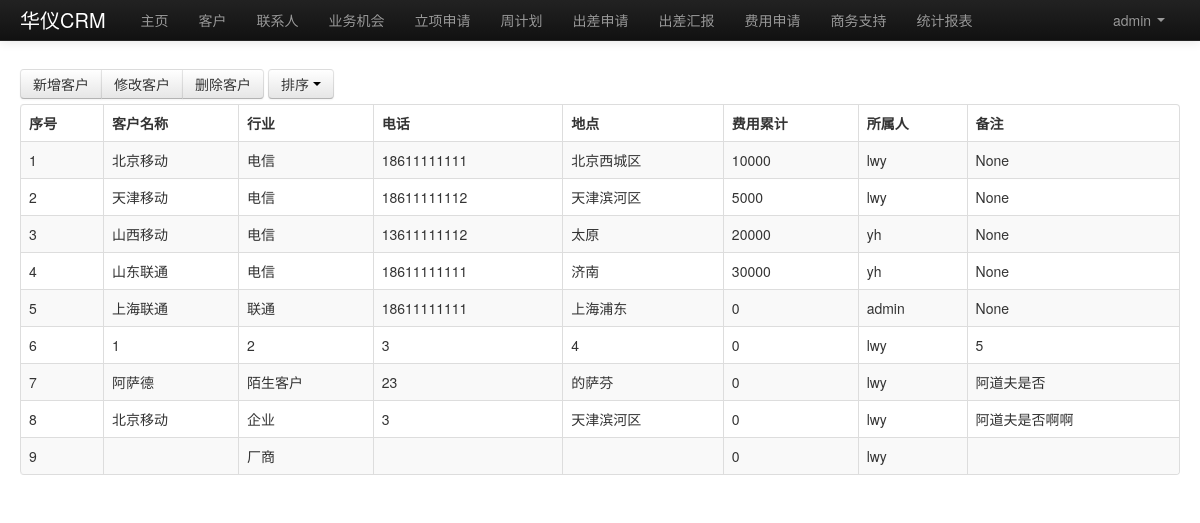
/crm/main_customer/ (signed in), run on an earlier commit of the app's database.
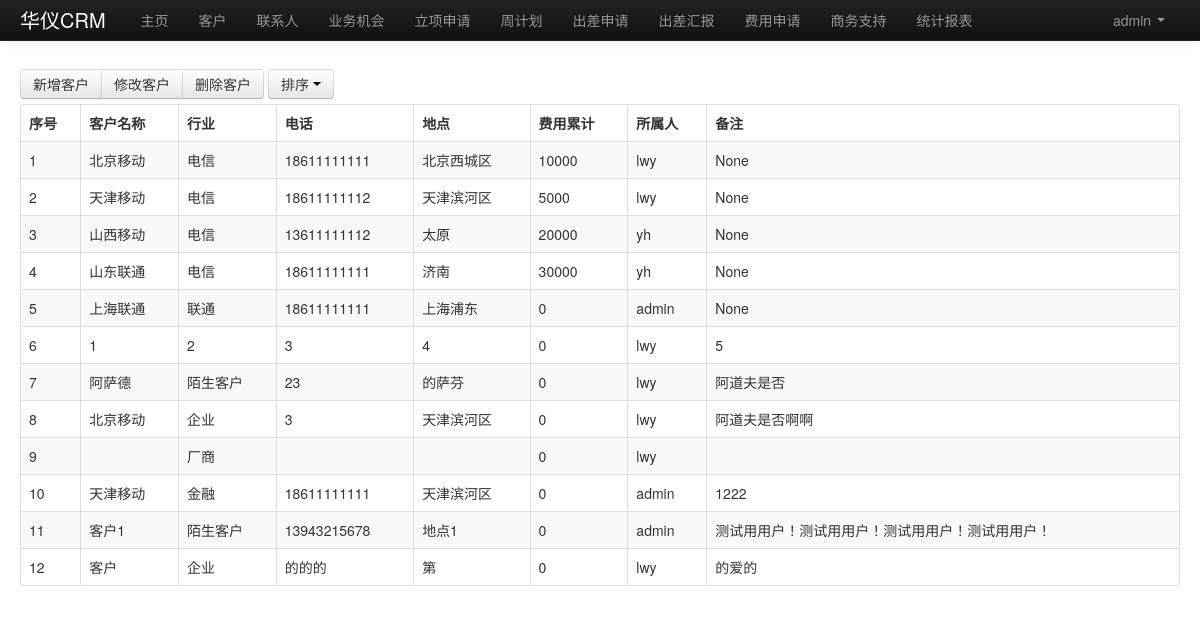
And on a later commit of the database.
### hycrm/models.py (models this page shows, shortened)
class Customer(models.Model):
    name = models.CharField(max_length=30)
    kind = models.CharField(max_length=50)
    phone = models.CharField(max_length=20)
    address = models.CharField(max_length=30)
    budget = models.CharField(max_length=50)
    username = models.CharField(max_length=30)
    note = models.CharField(max_length=100)

### hycrm/views.py (the view)
def main_customer(request):
    model_list = get_user_display_model(request.user.username)
    customer_data = get_user_customer(request.user.username)
    t = get_template('main_customer.html')
    html = t.render(Context(
        {'username': request.user.username,
         'model_list': model_list,
         'customer_data': customer_data}
    ))
    return HttpResponse(html)

### hycrm/authority.py (called while the page is built, shortened)
def get_user_display_model(user):
    if user == 'admin':
        user_display_model = ['main_page',
                              'main_customer',
                              'main_contact',
                              'main_sale_opportunity',
                              'main_project_apply',
                              'main_weekly_plan',
                              'main_travel_request',
                              'main_travel_report',
                              'main_budget_apply',
                              'main_business_apply',
                              'main_sale_report']
    elif user == 'lwy':
        user_display_model = ['main_page',
                              'main_customer',
                              'main_contact']
    return user_display_model

def get_user_customer(user):
    if user == 'admin':
        return Customer.objects.all()
    else:
        return Customer.objects.all().filter(username=user)

### crm/templates/main_customer.html (shortened to what this page needs)
{% extends "base.html" %}
{% block model_func %}
    <div class="btn-group" style="margin: 9px 0 5px;">
        <button class="btn " data-toggle="modal" href="#new_customer">新增客户</button>
        <button class="btn">修改客户</button>
        <button class="btn">删除客户</button>
    </div>
    <div class="btn-group" style="margin: 9px 0 5px;">
        <a class="btn dropdown-toggle" data-toggle="dropdown" href="#">
            排序
            <span class="caret"></span>
        </a>
    </div>
    <table id = 'table1' class="table table-striped  table-bordered ">
        <thead>
        <tr >
            <th>序号</th>
            <th>客户名称</th>
            <th>行业</th>
            <th>电话</th>
            <th>地点</th>
            <th>费用累计</th>
            <th>所属人</th>
            <th>备注</th>
        </tr>
        </thead>
        <tbody>
        {% for item in customer_data %}
            <tr onMouseOver="over()"   onClick="change()"   onMouseOut="out()">
                <td>{{ forloop.counter }}</td>
                <td>{{ item.name }}</td>
                <td>{{ item.kind }}</td>
                <td>{{ item.phone }}</td>
                <td>{{ item.address }}</td>
                <td>{{ item.budget }}</td>
                <td>{{ item.username }}</td>
                <td>{{ item.note }}</td>
            </tr>
        {% endfor %}
        </tbody>
    </table>
{% endblock %}

### crm/templates/base.html (shortened to what this page needs)
<!DOCTYPE html>
<html lang="en">
<head>
    {% load staticfiles %}
    <link href="{% static "css/bootstrap.min.css" %}" rel="stylesheet">
</head>
<body>
<div class="navbar navbar-inverse navbar-fixed-top">
    <div class="navbar-inner">
        <div class="container-fluid">
            <a class="brand" href="#">华仪CRM</a>
            <div class="nav-collapse collapse">
                <ul class="nav">
                    {% include 'user_model.html' %}
                </ul>
                <ul class="nav pull-right">
                    <li id="fat-menu" class="dropdown">
                        <a href="#" id="drop3" role="button" class="dropdown-toggle"
                           data-toggle="dropdown">{{ username }}
                            <b class="caret"></b></a>
                    </li>
                </ul>
            </div>
        </div>
    </div>
</div>
<div class="container-fluid">
    {% block model_func %}{% endblock %}
</div>
</body>
</html>

### crm/templates/user_model.html
{% for model_fun in model_list %}
    {% ifequal model_fun "main_page" %}
        <li><a href={% url "hycrm.views.main_page" %}>主页</a></li>
    {% endifequal %}
    {% ifequal model_fun "main_customer" %}
        <li><a href={% url "hycrm.views.main_customer" %}>客户</a></li>
    {% endifequal %}
    {% ifequal model_fun "main_contact" %}
        <li><a href={% url "hycrm.views.main_contact" %}>联系人</a></li>
    {% endifequal %}
    {% ifequal model_fun "main_sale_opportunity" %}
        <li><a href={% url "hycrm.views.main_sale_opportunity" %}>业务机会</a></li>
    {% endifequal %}
    {% ifequal model_fun "main_project_apply" %}
        <li><a href={% url "hycrm.views.main_project_apply" %}>立项申请</a></li>
    {% endifequal %}
    {% ifequal model_fun "main_weekly_plan" %}
        <li><a href={% url "hycrm.views.main_weekly_plan" %}>周计划</a></li>
    {% endifequal %}
    {% ifequal model_fun "main_travel_request" %}
        <li><a href={% url "hycrm.views.main_travel_request" %}>出差申请</a></li>
    {% endifequal %}
    {% ifequal model_fun "main_travel_report" %}
        <li><a href={% url "hycrm.views.main_travel_report" %}>出差汇报</a></li>
    {% endifequal %}
    {% ifequal model_fun "main_budget_apply" %}
        <li><a href={% url "hycrm.views.main_budget_apply" %}>费用申请</a></li>
    {% endifequal %}
    {% ifequal model_fun "main_business_apply" %}
        <li><a href={% url "hycrm.views.main_business_apply" %}>商务支持</a></li>
    {% endifequal %}
    {% ifequal model_fun "main_sale_report" %}
        <li><a href={% url "hycrm.views.main_sale_report" %}>统计报表</a></li>
    {% endifequal %}
{% endfor %}

### crm/templates/base.html (style rules this page uses)
body { padding-top: 60px; padding-bottom: 40px; }

What changed in the data, as far as the page shows it:
added Customer: name "天津移动", kind "金融", phone "18611111111", address "天津滨河区", budget "0", username "admin", note "1222"
added Customer: name "客户1", kind "陌生客户", phone "13943215678", address "地点1", budget "0", username "admin", note "测试用用户！测试用用户！测试用用户！测试用用户！"
added Customer: name "客户", kind "企业", phone "的的的", address "第", budget "0", username "lwy", note "的爱的"
